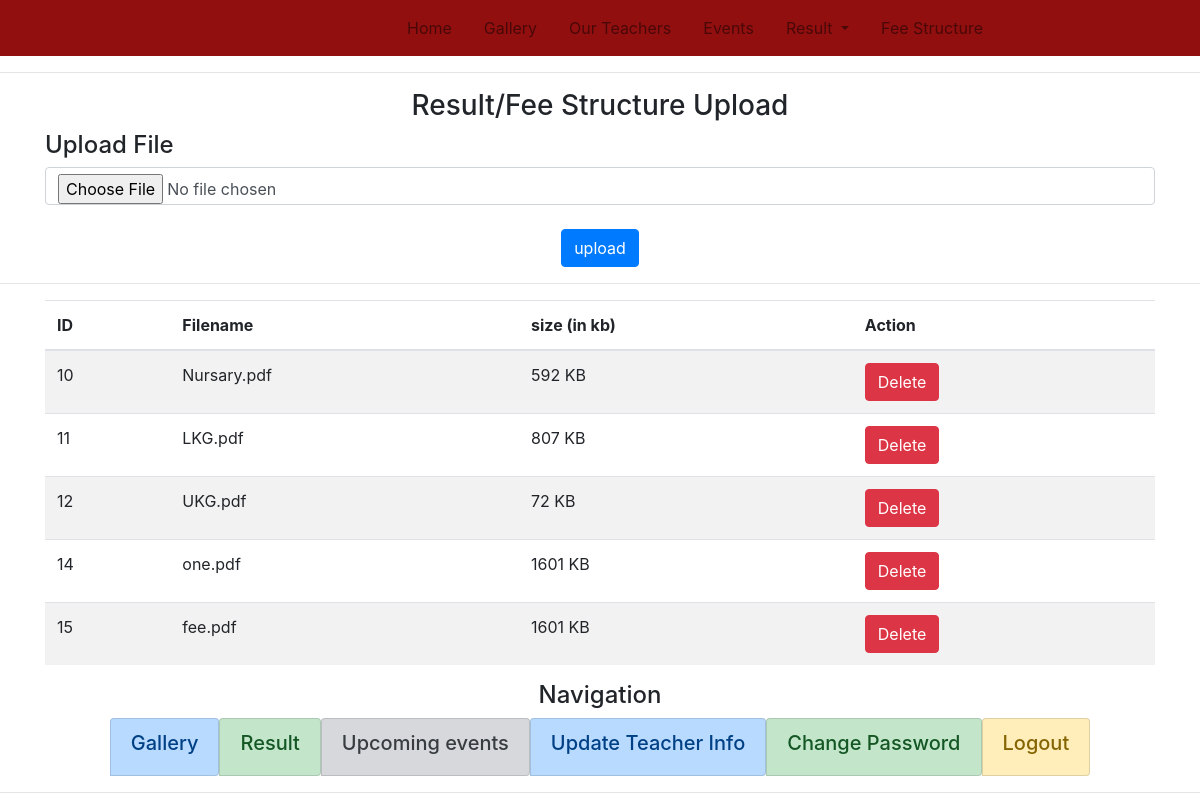
Page /result.php (signed in) on the committed database.
### tables this page shows
CREATE TABLE `files` (
  `id` int(20) NOT NULL,
  `name` varchar(255) NOT NULL,
  `size` int(20) NOT NULL,
  `downloads` varchar(255) NOT NULL
);

### deleteresult.php (the view, shortened to what this page needs)
<?php
$conn = mysqli_connect('localhost', 'root', '', 'register');
$sql = "SELECT * FROM files";
$result = mysqli_query($conn, $sql);
$files = mysqli_fetch_all($result, MYSQLI_ASSOC);
  ?>
<!doctype html>
<html lang="en">
  <head>
    <link rel="stylesheet" href="https://stackpath.bootstrapcdn.com/bootstrap/4.4.1/css/bootstrap.min.css">
  </head>
  <body>
    <hr class="divider">
    <div class="container">
  		<table class="table table-striped">
<thead>
    <th scope="col">ID</th>
    <th scope="col">Filename</th>
    <th scope="col">size (in kb)</th>
    <th scope="col">Action</th>
</thead>
<tbody>
  <?php foreach ($files as $file): ?>
    <tr>
      <td scope="row"><?php echo $file['id']; ?></td>
      <td scope="row"><?php echo $file['name']; ?></td>
      <td scope="row"><?php echo floor($file['size'] / 1000) . ' KB'; ?></td>
     <td scope="row"><a href="deletelogic.php?id=<?php echo $file["id"]; ?>"><button type="button" class="btn btn-danger">Delete</button></a></td>
    </tr>
  <?php endforeach;?>
</tbody>
</table>
</div>
</body>
</html>

### style.css (style rules this page uses)
html { scroll-behavior: smooth; }

### rows in the picture
files: id "10", name "Nursary.pdf", floor($file['size']/1000) "592"
files: id "11", name "LKG.pdf", floor($file['size']/1000) "807"
files: id "12", name "UKG.pdf", floor($file['size']/1000) "72"
files: id "14", name "one.pdf", floor($file['size']/1000) "1601"
files: id "15", name "fee.pdf", floor($file['size']/1000) "1601"
